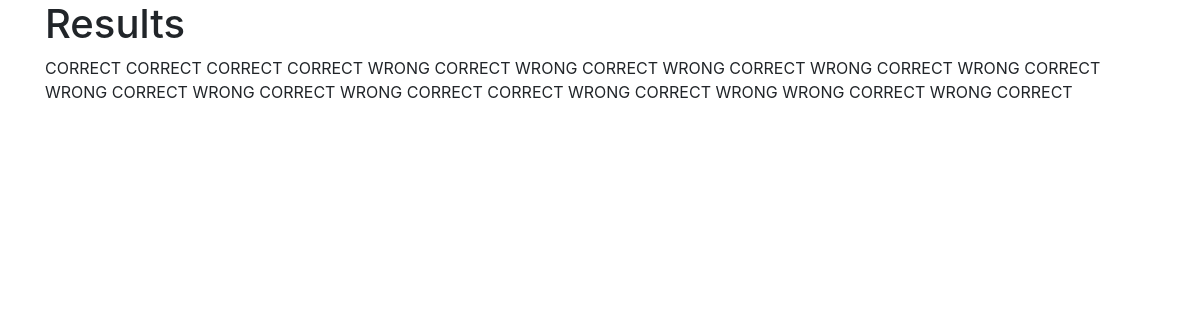
Page /quiz/1/results (signed in) on the earlier database version.
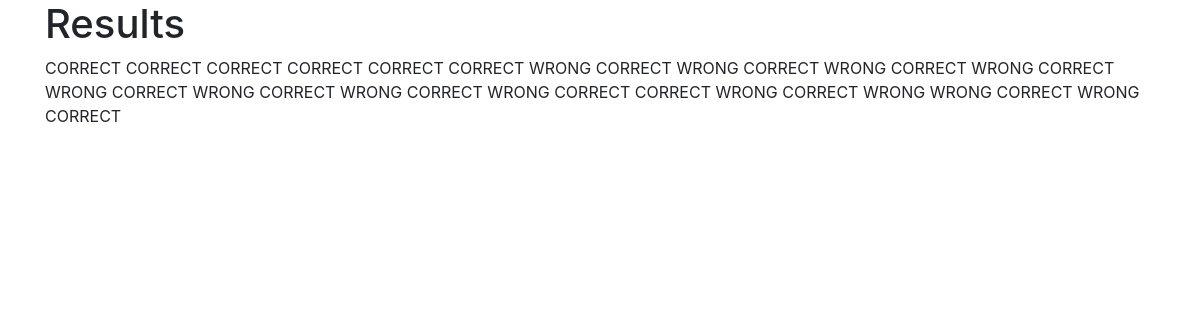
Same page on the later database version.
### quiz/models.py (models this page shows)
class Submission(models.Model):
    user = models.ForeignKey(User, on_delete = models.CASCADE)
    sub_time = models.DateTimeField("date submitted")
    question = models.ForeignKey(Question, on_delete = models.CASCADE)
    sub_answer = models.IntegerField(default = 0)
    @property
    def is_correct(self):
        return self.sub_answer == self.question.answer
    def __str__(self):
        return self.user.username + " submitted " + str(self.sub_answer) + " to question " + str(self.question.id)

### quiz/views.py (the view)
# urls.py: path('<int:quiz_id>/results', views.results, name = 'results'),
def results(request, quiz_id):
    curr_quiz = Quiz.objects.filter(id=quiz_id)[0]
    quiz_questions = curr_quiz.question_set.all()
    quiz_subs = Submission.objects.filter(user = request.user, question__quiz__id = quiz_id)
    recent_subs = quiz_subs.order_by('-sub_time')
    print(recent_subs)
    context = {
        'recent_subs': recent_subs,
    }
    template = loader.get_template('quiz/results.html')
    return HttpResponse(template.render(context, request))

### quiz/templates/quiz/results.html (shortened to what this page needs)
<!DOCTYPE html>
<html>
  <head>
      <link rel="stylesheet" href="https://maxcdn.bootstrapcdn.com/bootstrap/4.4.1/css/bootstrap.min.css" />
  </head>
  <body>
    <div class = "container">
      <h1>{{curr_quiz.name}} Results</h1>
      {% for sub in recent_subs %}
        {%if sub.is_correct %}
          CORRECT
        {% else %}
          WRONG
        {% endif %}
      {% endfor %}
    </div>
  </body>
</html>

Differences in the rows shown:
added Submission: sub_answer "CORRECT"
added Submission: sub_answer "CORRECT"
